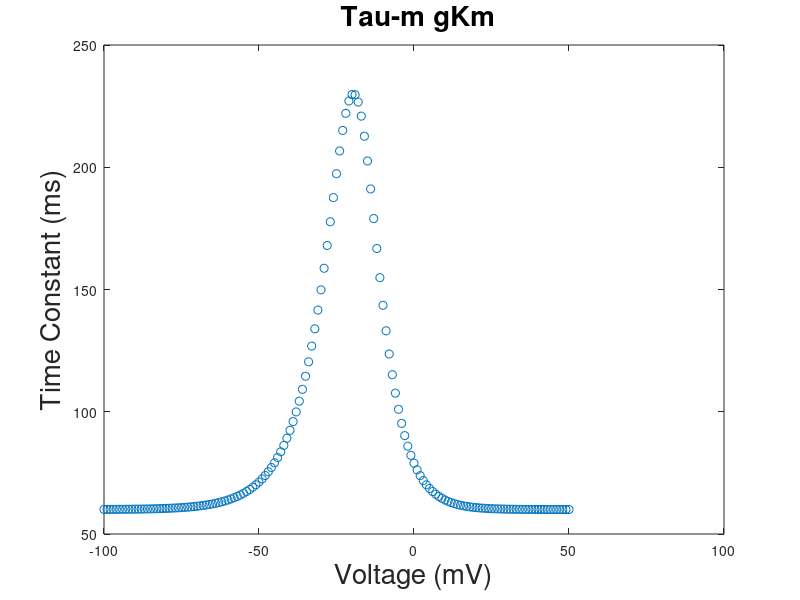
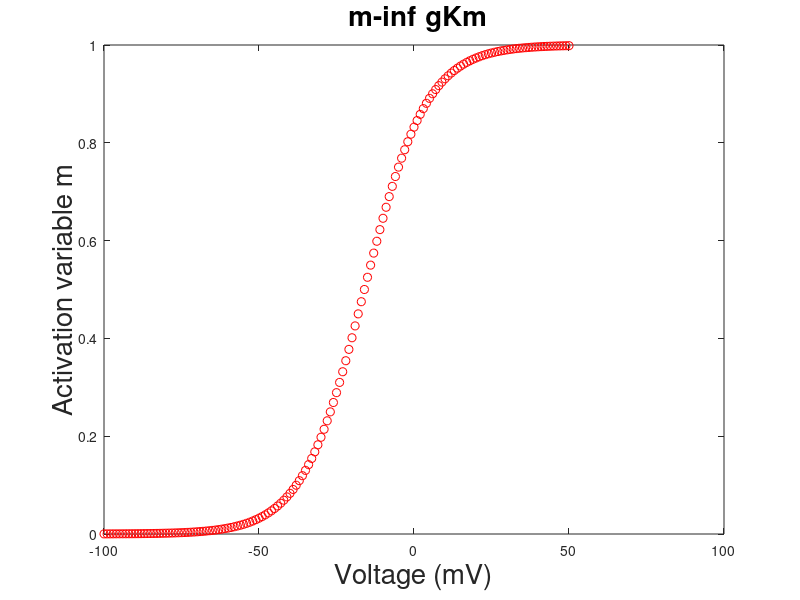

Reproduce these figures in MATLAB, in order.
%%%%Time Constant of the gKm channel from Hemond et al 2008
clear
    celsius = 25;	
	gbar=.0001; 
    vhalfl=-40;   	
	kl=-10;
    vhalft=-42 ;  	
     a0t=0.003 ;     	
     zetat=7  ;  
    gmt=.4  ; 	
	q10=5;
	b0=60;
	st=1;
	sh =24;
    
path='/home/saray/Desktop/taus/';

 mtau=[];   
 infm=[];
V=-100:1:50;

for i=1:length(V)
    
    v=V(i);

qt=q10^((celsius-35)/10);

  alpt = exp(0.0378*zetat*(v-vhalft-sh)) ;
  
    bett = exp(0.0378*zetat*gmt*(v-vhalft-sh)) ;
    

a = alpt;

minf = (1/(1 + exp((v-vhalfl-sh)/kl)));

infm=[infm,minf];

taum = b0 + bett/(a0t*(1+a));

mtau=[mtau,taum];

end


figure
plot(V,mtau,'o')
xlabel('Voltage (mV)','FontSize',20)
ylabel('Time Constant (ms)','FontSize',20)
title(' Tau-m gKm','FontSize',20)
saveas(gcf,[path,'kmtaum'],'jpg');

figure
plot(V,infm,'ro')
xlabel('Voltage (mV)','FontSize',20)
ylabel('Activation variable m','FontSize',20)
title(' m-inf gKm','FontSize',20)
saveas(gcf,[path,'km_m'],'jpg');


